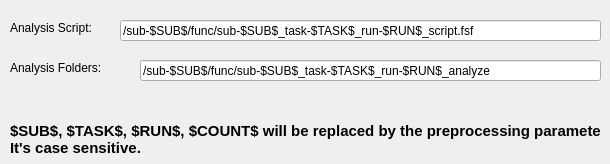
     <widget class="QWidget" name="tab_10">
      <attribute name="title">
       <string>Analysis</string>
      </attribute>
      <widget class="QLabel" name="label_32">
       <property name="geometry">
        <rect>
         <x>10</x>
         <y>124</y>
         <width>591</width>
         <height>31</height>
        </rect>
       </property>
       <property name="font">
        <font>
         <family>Arial</family>
         <pointsize>11</pointsize>
         <weight>75</weight>
         <bold>true</bold>
        </font>
       </property>
       <property name="frameShadow">
        <enum>QFrame::Plain</enum>
       </property>
       <property name="text">
        <string>$SUB$, $TASK$, $RUN$, $COUNT$ will be replaced by the preprocessing parameters.
It's case sensitive.</string>
       </property>
      </widget>
      <widget class="QLineEdit" name="txtAnalysis">
       <property name="geometry">
        <rect>
         <x>140</x>
         <y>60</y>
         <width>461</width>
         <height>21</height>
        </rect>
       </property>
       <property name="text">
        <string>/sub-$SUB$/func/sub-$SUB$_task-$TASK$_run-$RUN$_analyze</string>
       </property>
      </widget>
      <widget class="QLabel" name="label_33">
       <property name="geometry">
        <rect>
         <x>10</x>
         <y>60</y>
         <width>201</width>
         <height>16</height>
        </rect>
       </property>
       <property name="text">
        <string>Analysis Folders:</string>
       </property>
      </widget>
      <widget class="QLineEdit" name="txtScript">
       <property name="geometry">
        <rect>
         <x>120</x>
         <y>20</y>
         <width>481</width>
         <height>21</height>
        </rect>
       </property>
       <property name="text">
        <string>/sub-$SUB$/func/sub-$SUB$_task-$TASK$_run-$RUN$_script.fsf</string>
       </property>
      </widget>
      <widget class="QLabel" name="label_34">
       <property name="geometry">
        <rect>
         <x>10</x>
         <y>20</y>
         <width>201</width>
         <height>16</height>
        </rect>
       </property>
       <property name="text">
        <string>Analysis Script:</string>
       </property>
      </widget>
     </widget>
